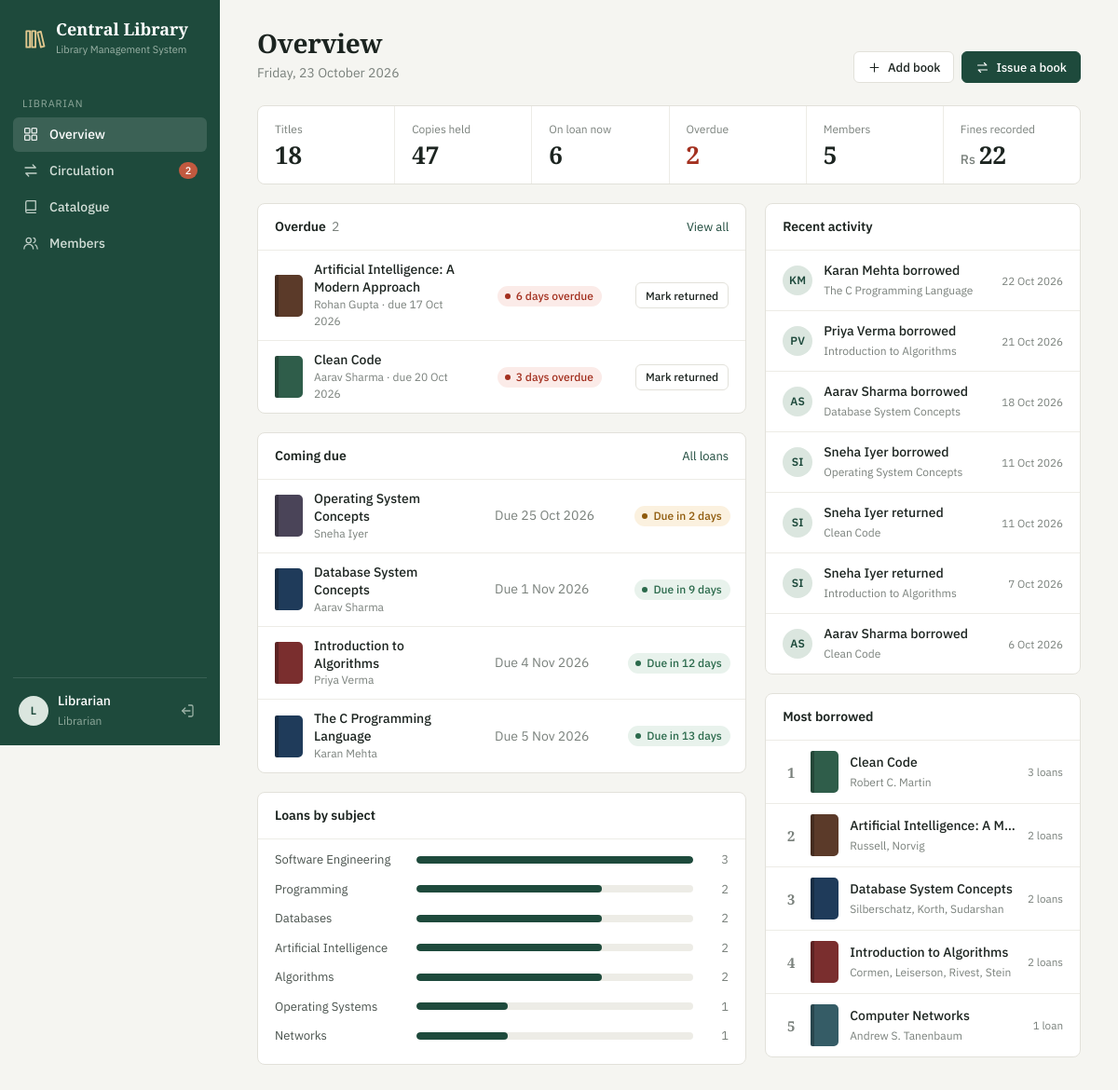
The page /admin (signed in) on the database its author committed.
### tables this page shows
CREATE TABLE issues (
    issue_id    INTEGER PRIMARY KEY AUTOINCREMENT,
    user_id     INTEGER NOT NULL REFERENCES users(user_id) ON DELETE CASCADE,
    book_id     INTEGER NOT NULL REFERENCES books(book_id) ON DELETE CASCADE,
    issue_date  TEXT    NOT NULL,
    due_date    TEXT    NOT NULL,
    return_date TEXT,
    fine        INTEGER NOT NULL DEFAULT 0 CHECK (fine >= 0),
    CHECK (due_date >= issue_date)
);

CREATE TABLE books (
    book_id    INTEGER PRIMARY KEY AUTOINCREMENT,
    title      TEXT    NOT NULL,
    author     TEXT    NOT NULL,
    category   TEXT,
    isbn       TEXT    UNIQUE,
    year       INTEGER CHECK (year BETWEEN 1450 AND 2100),
    copies     INTEGER NOT NULL DEFAULT 1 CHECK (copies >= 0)
);

CREATE TABLE users (
    user_id    INTEGER PRIMARY KEY AUTOINCREMENT,
    name       TEXT    NOT NULL,
    email      TEXT    NOT NULL UNIQUE,
    password   TEXT    NOT NULL,
    role       TEXT    NOT NULL DEFAULT 'user' CHECK (role IN ('admin', 'user')),
    joined_on  TEXT    NOT NULL DEFAULT (date('now'))
);

### app.py (the view)
@app.route("/admin")
@login_required("admin")
def overview():
    t = today()
    stats = dict(
        titles=scalar("SELECT COUNT(*) FROM books"),
        copies=scalar("SELECT COALESCE(SUM(copies),0) FROM books"),
        on_loan=scalar("SELECT COUNT(*) FROM issues WHERE return_date IS NULL"),
        overdue=scalar("SELECT COUNT(*) FROM issues WHERE return_date IS NULL AND due_date < ?", (t,)),
        members=scalar("SELECT COUNT(*) FROM users WHERE role='user'"),
        fines=scalar("SELECT COALESCE(SUM(fine),0) FROM issues"),
    )
    overdue = query("""SELECT i.*, u.name AS member, b.title, b.book_id FROM issues i
                       JOIN users u USING(user_id) JOIN books b USING(book_id)
                       WHERE i.return_date IS NULL AND i.due_date < ? ORDER BY i.due_date""", (t,))
    due_soon = query("""SELECT i.*, u.name AS member, b.title, b.book_id FROM issues i
                        JOIN users u USING(user_id) JOIN books b USING(book_id)
                        WHERE i.return_date IS NULL AND i.due_date >= ? ORDER BY i.due_date LIMIT 5""", (t,))
    popular = query("""SELECT b.book_id, b.title, b.author, COUNT(*) AS loans FROM issues i
                       JOIN books b USING(book_id) GROUP BY b.book_id ORDER BY loans DESC, b.title LIMIT 5""")
    by_cat = query("""SELECT b.category, COUNT(*) AS loans FROM issues i JOIN books b USING(book_id)
                      GROUP BY b.category ORDER BY loans DESC""")
    activity = query("""SELECT i.*, u.name AS member, b.title, b.book_id,
                               COALESCE(i.return_date, i.issue_date) AS at FROM issues i
                        JOIN users u USING(user_id) JOIN books b USING(book_id)
                        ORDER BY at DESC, i.issue_id DESC LIMIT 7""")
    return render_template("admin/overview.html", stats=stats, overdue=overdue, due_soon=due_soon,
                           popular=popular, by_cat=by_cat, activity=activity,
                           long_date=f"{date.today():%A}, {date.today().day} {date.today():%B %Y}")

### app.py (called while the page is built)
def db():
    if "db" not in g:
        g.db = sqlite3.connect(DB)
        g.db.row_factory = sqlite3.Row
        g.db.execute("PRAGMA foreign_keys = ON")
    return g.db

def query(sql, args=(), one=False):
    rows = db().execute(sql, args).fetchall()
    return (rows[0] if rows else None) if one else rows

def scalar(sql, args=()):
    return db().execute(sql, args).fetchone()[0]

def today():
    return date.today().isoformat()

@app.template_filter("cover")
def cover(book_id):
    return COVERS[int(book_id) % len(COVERS)]

@app.template_filter("nice")
def nice(s):
    if not s:
        return "—"
    d = date.fromisoformat(s) if isinstance(s, str) else s
    return f"{d.day} {d:%b %Y}"

@app.template_filter("initials")
def initials(name):
    return "".join(p[0] for p in name.split()[:2]).upper()

@app.template_filter("loan_state")
def loan_state(i):
    if i["return_date"]:
        return ("Late return", "warn") if i["fine"] else ("Returned", "muted")
    days = (date.fromisoformat(i["due_date"]) - date.today()).days
    if days < 0:
        return (f"{-days} day{'s' if days != -1 else ''} overdue", "danger")
    if days == 0:
        return ("Due today", "warn")
    if days <= 3:
        return (f"Due in {days} day{'s' if days != 1 else ''}", "warn")
    return (f"Due in {days} days", "ok")

@app.context_processor
def globals_():
    nav_overdue = 0
    if "uid" in session:
        sql = "SELECT COUNT(*) FROM issues WHERE return_date IS NULL AND due_date < ?"
        args = [today()]
        if session["role"] != "admin":
            sql += " AND user_id = ?"
            args.append(session["uid"])
        nav_overdue = scalar(sql, args)
    return dict(today=today(), FINE_PER_DAY=FINE_PER_DAY, LOAN_DAYS=LOAN_DAYS, MAX_LOANS=MAX_LOANS,
                nav_overdue=nav_overdue)

def login_required(role=None):
    def deco(f):
        @wraps(f)
        def wrapper(*a, **kw):
            if "uid" not in session:
                return redirect(url_for("login"))
            if role and session["role"] != role:
                abort(403)
            return f(*a, **kw)
        return wrapper
    return deco

### templates/admin/overview.html (shortened to what this page needs)
{% extends "app.html" %}
{% import "macros.html" as ui %}
{% block content %}
<div class="page-head">
  <div><h1>Overview</h1><p>{{ long_date }}</p></div>
  <div style="display:flex;gap:8px">
    <a class="btn" href="{{ url_for('book_form') }}">{{ ui.icon('plus') }}Add book</a>
    <a class="btn primary" href="{{ url_for('new_loan') }}">{{ ui.icon('swap') }}Issue a book</a>
  </div>
</div>
<div class="stats">
  <div class="stat"><span>Titles</span><b>{{ stats.titles }}</b></div>
  <div class="stat"><span>Copies held</span><b>{{ stats.copies }}</b></div>
  <div class="stat"><span>On loan now</span><b>{{ stats.on_loan }}</b></div>
  <div class="stat {{ 'alert' if stats.overdue }}"><span>Overdue</span><b>{{ stats.overdue }}</b></div>
  <div class="stat"><span>Members</span><b>{{ stats.members }}</b></div>
  <div class="stat"><span>Fines recorded</span><b><small>Rs</small>{{ stats.fines }}</b></div>
</div>
<div class="cols">
  <div class="stack">
    <section class="panel">
      <div class="panel-head"><h2>Overdue<span>{{ overdue|length }}</span></h2><a href="{{ url_for('loans', status='overdue') }}">View all</a></div>
      {% if overdue %}
      <div class="table-wrap"><table class="table"><tbody>
        {% for i in overdue %}
        <tr>
          <td><div class="book-cell">{{ ui.cover(i, 'sm') }}<span><b>{{ i.title }}</b><small>{{ i.member }} · due {{ i.due_date|nice }}</small></span></div></td>
          <td>{{ ui.state(i) }}</td>
          <td class="actions"><form class="inline" method="post" action="{{ url_for('admin_return', issue_id=i.issue_id) }}"><button class="btn sm">Mark returned</button></form></td>
        </tr>
        {% endfor %}
      </tbody></table></div>
      {% else %}{{ ui.empty('Nothing overdue', 'Every book on loan is within its due date.', 'check') }}{% endif %}
    </section>
    <section class="panel">
      <div class="panel-head"><h2>Coming due</h2><a href="{{ url_for('loans') }}">All loans</a></div>
      {% if due_soon %}
      <div class="table-wrap"><table class="table"><tbody>
        {% for i in due_soon %}
        <tr>
          <td><div class="book-cell">{{ ui.cover(i, 'sm') }}<span><b>{{ i.title }}</b><small>{{ i.member }}</small></span></div></td>
          <td class="nowrap dim">Due {{ i.due_date|nice }}</td>
          <td class="actions">{{ ui.state(i) }}</td>
        </tr>
        {% endfor %}
      </tbody></table></div>
      {% else %}{{ ui.empty('No books on loan') }}{% endif %}
    </section>
    <section class="panel">
      <div class="panel-head"><h2>Loans by subject</h2></div>
      <div class="bars">
        {% set top = by_cat[0].loans if by_cat else 1 %}
        {% for c in by_cat %}
        <div class="bar"><span>{{ c.category or 'Uncategorised' }}</span><span class="bar-track"><span class="bar-fill" style="display:block;width:{{ (c.loans / top * 100)|round }}%"></span></span><span class="num">{{ c.loans }}</span></div>
        {% else %}<p class="dim">No loans yet.</p>{% endfor %}
      </div>
    </section>
  </div>
  <div class="stack">
    <section class="panel">
      <div class="panel-head"><h2>Recent activity</h2></div>
      <ul class="list">
        {% for a in activity %}
        <li>
          <span class="avatar">{{ a.member|initials }}</span>
          <span class="grow"><b>{{ a.member }} {{ 'returned' if a.return_date else 'borrowed' }}</b><small>{{ a.title }}</small></span>
          <small class="dim nowrap">{{ a.at|nice }}</small>
        </li>
        {% else %}<li class="dim">No activity yet.</li>{% endfor %}
      </ul>
    </section>
    <section class="panel">
      <div class="panel-head"><h2>Most borrowed</h2></div>
      <ul class="list">
        {% for b in popular %}
        <li><span class="rank">{{ loop.index }}</span>{{ ui.cover(b, 'sm') }}<span class="grow"><b>{{ b.title }}</b><small>{{ b.author }}</small></span><small class="dim nowrap">{{ b.loans }} loan{{ 's' if b.loans != 1 }}</small></li>
        {% else %}<li class="dim">No loans yet.</li>{% endfor %}
      </ul>
    </section>
  </div>
</div>
{% endblock %}

### templates/macros.html (shortened to what this page needs)
{% macro icon(name) -%}
<svg viewBox="0 0 24 24" fill="none" stroke="currentColor" stroke-width="1.7" stroke-linecap="round" stroke-linejoin="round" aria-hidden="true">{{ ICONS[name]|safe }}</svg>
{%- endmacro %}
{% macro cover(b, size='') -%}
<div class="cover {{ size }}" style="--c: {{ b.book_id|cover }}"><span class="cover-t">{{ b.title }}</span></div>
{%- endmacro %}
{% macro state(i) -%}
{% set s = i|loan_state %}<span class="badge {{ s[1] }}">{{ s[0] }}</span>
{%- endmacro %}

### rows shown on the page
issues: title "Artificial Intelligence: A Modern Approach", member "Rohan Gupta", due_date|nice "17 Oct 2026", s "6 days overdue"
issues: title "Clean Code", member "Aarav Sharma", due_date|nice "20 Oct 2026", s "3 days overdue", member|initials "AS", return_date "borrowed", at|nice "6 Oct 2026"
issues: title "Operating System Concepts", member "Sneha Iyer", due_date|nice "25 Oct 2026", s "Due in 2 days", member|initials "SI", return_date "borrowed", at|nice "11 Oct 2026"
issues: title "Database System Concepts", member "Aarav Sharma", due_date|nice "1 Nov 2026", s "Due in 9 days", member|initials "AS", return_date "borrowed", at|nice "18 Oct 2026"
issues: title "Introduction to Algorithms", member "Priya Verma", due_date|nice "4 Nov 2026", s "Due in 12 days", member|initials "PV", return_date "borrowed", at|nice "21 Oct 2026"
issues: title "The C Programming Language", member "Karan Mehta", due_date|nice "5 Nov 2026", s "Due in 13 days", member|initials "KM", return_date "borrowed", at|nice "22 Oct 2026"
books: category "Software Engineering", {{ (c.loans / top * 100)|round }} 100.0 (drawn), loans "3", title "Clean Code", author "Robert C. Martin", loans "s"
books: category "Algorithms", {{ (c.loans / top * 100)|round }} 67.0 (drawn), loans "2"
issues: member|initials "SI", member "Sneha Iyer", return_date "returned", title "Clean Code", at|nice "11 Oct 2026"
issues: member|initials "SI", member "Sneha Iyer", return_date "returned", title "Introduction to Algorithms", at|nice "7 Oct 2026"
books: title "Artificial Intelligence: A M…", author "Russell, Norvig", loans "2", loans "s"
books: title "Database System Concepts", author "Silberschatz, Korth, Sudarshan", loans "2", loans "s"
books: title "Introduction to Algorithms", author "Cormen, Leiserson, Rivest, Stein", loans "2", loans "s"
books: title "Computer Networks", author "Andrew S. Tanenbaum", loans "1"

### other values the page prints
{{ nav_overdue }} "2"
{{ session.name|initials }} "L"
{{ session.name }} "Librarian"
{{ 'Librarian' if session.role == 'admin' else 'Member' }} "Librarian"
{{ stats.titles }} "18"
{{ stats.copies }} "47"
{{ stats.on_loan }} "6"
{{ stats.overdue }} "2"
{{ stats.members }} "5"
{{ stats.fines }} "22"
{{ overdue|length }} "2"
{{ c.category or 'Uncategorised' }} "Programming" "Databases" "Artificial Intelligence" "Operating Systems" "Networks"
{{ c.loans }} "2" "2" "2" "1" "1"
